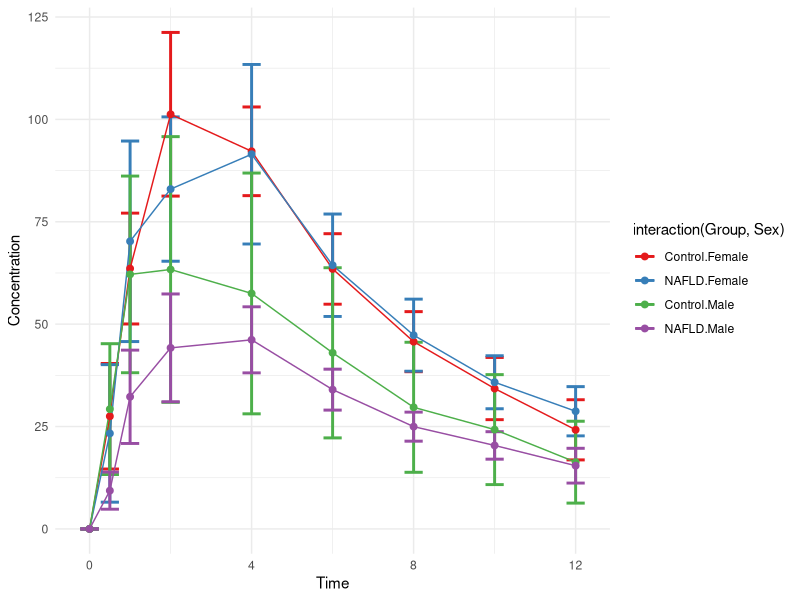
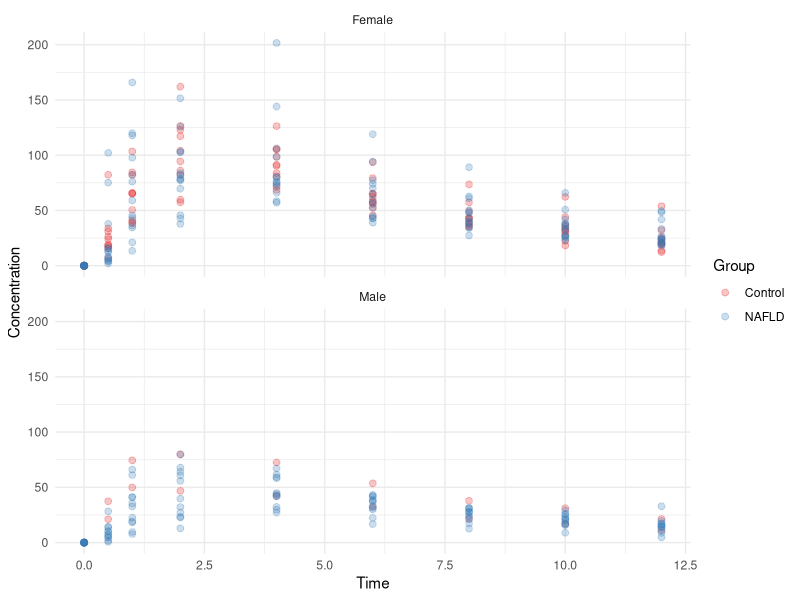

These figures' R source, in order:
library(tidyverse)


conc = read_csv('ApixibanConc.csv') %>% 
       na.omit() %>% 
       gather(Subject,Concentration,-Time) %>% 
       mutate(Subject = as.factor(Subject))

groups = read_csv('ApixabanGroups.csv') %>% 
          mutate(Subject = as.factor(Subject))



data = conc %>% 
      inner_join(groups) %>% 
      mutate(Sex = if_else(Sex=='m','Male','Female'))

data %>% 
  ggplot(aes(Time,Concentration,color = interaction(Group,Sex)))+
  stat_summary(fun.data = function(x) mean_se(x,1.96), size = 1, geom = 'errorbar')+
  stat_summary(fun.y = mean, geom = 'line')+
  stat_summary(fun.y = mean, geom = 'point', size = 2)+
  scale_color_brewer(palette = 'Set1')+
  theme_minimal()

data %>% 
  ggplot(aes(Time,Concentration, color= Group))+
  geom_point(size = 2, alpha = 0.25)+
  scale_color_brewer(palette = 'Set1')+
  facet_wrap(~Sex, nrow = 2)+
  theme_minimal()

data %>% 
  write_csv('ApixibanExperimentData.csv')
